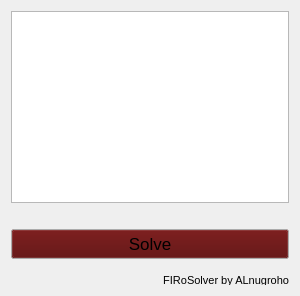
        <widget class="QWidget" name="widget" native="true">
         <property name="enabled">
          <bool>true</bool>
         </property>
         <property name="minimumSize">
          <size>
           <width>300</width>
           <height>0</height>
          </size>
         </property>
         <property name="maximumSize">
          <size>
           <width>234234</width>
           <height>2342342</height>
          </size>
         </property>
         <property name="autoFillBackground">
          <bool>false</bool>
         </property>
         <layout class="QVBoxLayout" name="verticalLayout_6">
          <item>
           <widget class="QTextEdit" name="logger"/>
          </item>
          <item>
           <spacer name="verticalSpacer">
            <property name="orientation">
             <enum>Qt::Vertical</enum>
            </property>
            <property name="sizeType">
             <enum>QSizePolicy::Fixed</enum>
            </property>
            <property name="sizeHint" stdset="0">
             <size>
              <width>20</width>
              <height>20</height>
             </size>
            </property>
           </spacer>
          </item>
          <item>
           <widget class="QPushButton" name="run_solver_but">
            <property name="minimumSize">
             <size>
              <width>0</width>
              <height>30</height>
             </size>
            </property>
            <property name="maximumSize">
             <size>
              <width>16777215</width>
              <height>30</height>
             </size>
            </property>
            <property name="palette">
             <palette>
              <active>
               <colorrole role="Button">
                <brush brushstyle="SolidPattern">
                 <color alpha="255">
                  <red>85</red>
                  <green>0</green>
                  <blue>0</blue>
                 </color>
                </brush>
               </colorrole>
              </active>
              <inactive>
               <colorrole role="Button">
                <brush brushstyle="SolidPattern">
                 <color alpha="255">
                  <red>85</red>
                  <green>0</green>
                  <blue>0</blue>
                 </color>
                </brush>
               </colorrole>
              </inactive>
              <disabled>
               <colorrole role="Button">
                <brush brushstyle="SolidPattern">
                 <color alpha="255">
                  <red>85</red>
                  <green>0</green>
                  <blue>0</blue>
                 </color>
                </brush>
               </colorrole>
              </disabled>
             </palette>
            </property>
            <property name="font">
             <font>
              <family>Segoe UI</family>
              <pointsize>13</pointsize>
              <italic>false</italic>
              <bold>false</bold>
             </font>
            </property>
            <property name="cursor">
             <cursorShape>CrossCursor</cursorShape>
            </property>
            <property name="text">
             <string>Solve</string>
            </property>
           </widget>
          </item>
          <item>
           <spacer name="verticalSpacer_11">
            <property name="orientation">
             <enum>Qt::Vertical</enum>
            </property>
            <property name="sizeType">
             <enum>QSizePolicy::Fixed</enum>
            </property>
            <property name="sizeHint" stdset="0">
             <size>
              <width>20</width>
              <height>10</height>
             </size>
            </property>
           </spacer>
          </item>
          <item>
           <widget class="QLabel" name="label_15">
            <property name="maximumSize">
             <size>
              <width>16777215</width>
              <height>10</height>
             </size>
            </property>
            <property name="font">
             <font>
              <pointsize>8</pointsize>
             </font>
            </property>
            <property name="layoutDirection">
             <enum>Qt::LeftToRight</enum>
            </property>
            <property name="text">
             <string>FIRoSolver by ALnugroho</string>
            </property>
            <property name="alignment">
             <set>Qt::AlignRight|Qt::AlignTrailing|Qt::AlignVCenter</set>
            </property>
           </widget>
          </item>
         </layout>
        </widget>
